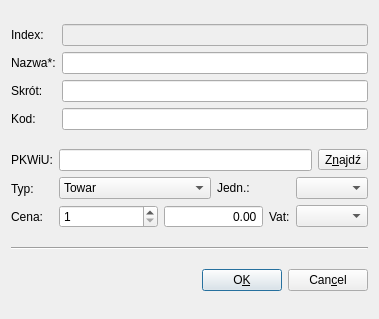
<?xml version="1.0" encoding="UTF-8"?>
<ui version="4.0">
 <class>Goods</class>
 <widget class="QDialog" name="Goods">
  <property name="geometry">
   <rect>
    <x>0</x>
    <y>0</y>
    <width>379</width>
    <height>319</height>
   </rect>
  </property>
  <property name="contextMenuPolicy">
   <enum>Qt::DefaultContextMenu</enum>
  </property>
  <property name="windowTitle">
   <string>Dodaj towar</string>
  </property>
  <layout class="QGridLayout" name="gridLayout">
   <item row="0" column="0">
    <layout class="QHBoxLayout">
     <item>
      <layout class="QVBoxLayout">
       <item>
        <widget class="QLabel" name="textLabel1">
         <property name="text">
          <string>Index:</string>
         </property>
         <property name="wordWrap">
          <bool>false</bool>
         </property>
        </widget>
       </item>
       <item>
        <widget class="QLabel" name="textLabel3">
         <property name="text">
          <string>Nazwa*:</string>
         </property>
         <property name="wordWrap">
          <bool>false</bool>
         </property>
        </widget>
       </item>
       <item>
        <widget class="QLabel" name="textLabel4">
         <property name="text">
          <string>Skrót:</string>
         </property>
         <property name="wordWrap">
          <bool>false</bool>
         </property>
        </widget>
       </item>
       <item>
        <widget class="QLabel" name="textLabel1_2">
         <property name="text">
          <string>Kod:</string>
         </property>
         <property name="wordWrap">
          <bool>false</bool>
         </property>
        </widget>
       </item>
      </layout>
     </item>
     <item>
      <layout class="QVBoxLayout">
       <item>
        <widget class="QLineEdit" name="idxEdit">
         <property name="enabled">
          <bool>false</bool>
         </property>
         <property name="font">
          <font>
           <weight>75</weight>
           <bold>true</bold>
          </font>
         </property>
         <property name="readOnly">
          <bool>true</bool>
         </property>
        </widget>
       </item>
       <item>
        <widget class="QLineEdit" name="nameEdit">
         <property name="maxLength">
          <number>75</number>
         </property>
        </widget>
       </item>
       <item>
        <widget class="QLineEdit" name="shortcutEdit">
         <property name="text">
          <string/>
         </property>
         <property name="maxLength">
          <number>25</number>
         </property>
        </widget>
       </item>
       <item>
        <widget class="QLineEdit" name="codeEdit">
         <property name="maxLength">
          <number>20</number>
         </property>
        </widget>
       </item>
      </layout>
     </item>
    </layout>
   </item>
   <item row="1" column="0">
    <layout class="QHBoxLayout" name="horizontalLayout_2">
     <item>
      <layout class="QVBoxLayout">
       <item>
        <widget class="QLabel" name="textLabel1_2_2">
         <property name="text">
          <string>PKWiU:</string>
         </property>
         <property name="wordWrap">
          <bool>false</bool>
         </property>
        </widget>
       </item>
       <item>
        <widget class="QLabel" name="textLabel2">
         <property name="text">
          <string>Typ:</string>
         </property>
         <property name="wordWrap">
          <bool>false</bool>
         </property>
        </widget>
       </item>
       <item>
        <widget class="QLabel" name="textLabel5">
         <property name="text">
          <string>Cena:</string>
         </property>
         <property name="wordWrap">
          <bool>false</bool>
         </property>
        </widget>
       </item>
      </layout>
     </item>
     <item>
      <layout class="QVBoxLayout" name="verticalLayout">
       <item>
        <layout class="QHBoxLayout">
         <item>
          <widget class="QLineEdit" name="pkwiuEdit">
           <property name="maxLength">
            <number>20</number>
           </property>
          </widget>
         </item>
         <item>
          <widget class="QToolButton" name="pkwiuBtn">
           <property name="cursor">
            <cursorShape>PointingHandCursor</cursorShape>
           </property>
           <property name="text">
            <string>Z&amp;najdź</string>
           </property>
           <property name="shortcut">
            <string>Alt+N</string>
           </property>
          </widget>
         </item>
        </layout>
       </item>
       <item>
        <layout class="QHBoxLayout">
         <item>
          <widget class="QComboBox" name="typeCombo">
           <item>
            <property name="text">
             <string>Towar</string>
            </property>
           </item>
           <item>
            <property name="text">
             <string>Usługa</string>
            </property>
           </item>
          </widget>
         </item>
         <item>
          <layout class="QHBoxLayout">
           <item>
            <widget class="QLabel" name="textLabel2_2">
             <property name="text">
              <string>Jedn.:</string>
             </property>
             <property name="wordWrap">
              <bool>false</bool>
             </property>
            </widget>
           </item>
           <item>
            <widget class="QComboBox" name="jednCombo"/>
           </item>
          </layout>
         </item>
        </layout>
       </item>
       <item>
        <layout class="QHBoxLayout" name="horizontalLayout">
         <item>
          <widget class="QSpinBox" name="spinBox2">
           <property name="minimumSize">
            <size>
             <width>60</width>
             <height>0</height>
            </size>
           </property>
           <property name="minimum">
            <number>1</number>
           </property>
           <property name="maximum">
            <number>4</number>
           </property>
          </widget>
         </item>
         <item>
          <widget class="QDoubleSpinBox" name="netEdit">
           <property name="alignment">
            <set>Qt::AlignRight|Qt::AlignTrailing|Qt::AlignVCenter</set>
           </property>
           <property name="buttonSymbols">
            <enum>QAbstractSpinBox::NoButtons</enum>
           </property>
           <property name="maximum">
            <double>99999.990000000005239</double>
           </property>
          </widget>
         </item>
         <item>
          <layout class="QHBoxLayout">
           <item>
            <widget class="QLabel" name="textLabel6">
             <property name="text">
              <string>Vat:</string>
             </property>
             <property name="wordWrap">
              <bool>false</bool>
             </property>
            </widget>
           </item>
           <item>
            <widget class="QComboBox" name="cbVat"/>
           </item>
          </layout>
         </item>
        </layout>
       </item>
      </layout>
     </item>
    </layout>
   </item>
   <item row="2" column="0">
    <widget class="Line" name="line3">
     <property name="frameShape">
      <enum>QFrame::HLine</enum>
     </property>
     <property name="frameShadow">
      <enum>QFrame::Sunken</enum>
     </property>
    </widget>
   </item>
   <item row="3" column="0">
    <layout class="QHBoxLayout">
     <item>
      <spacer>
       <property name="orientation">
        <enum>Qt::Horizontal</enum>
       </property>
       <property name="sizeType">
        <enum>QSizePolicy::Expanding</enum>
       </property>
       <property name="sizeHint" stdset="0">
        <size>
         <width>40</width>
         <height>20</height>
        </size>
       </property>
      </spacer>
     </item>
     <item>
      <widget class="QPushButton" name="okButton">
       <property name="cursor">
        <cursorShape>PointingHandCursor</cursorShape>
       </property>
       <property name="text">
        <string>O&amp;K</string>
       </property>
       <property name="shortcut">
        <string>Alt+K</string>
       </property>
      </widget>
     </item>
     <item>
      <widget class="QPushButton" name="cancelButton">
       <property name="cursor">
        <cursorShape>PointingHandCursor</cursorShape>
       </property>
       <property name="text">
        <string>Can&amp;cel</string>
       </property>
       <property name="shortcut">
        <string>Alt+C</string>
       </property>
      </widget>
     </item>
    </layout>
   </item>
  </layout>
 </widget>
 <layoutdefault spacing="6" margin="11"/>
 <pixmapfunction>qPixmapFromMimeSource</pixmapfunction>
 <resources/>
 <connections/>
</ui>
